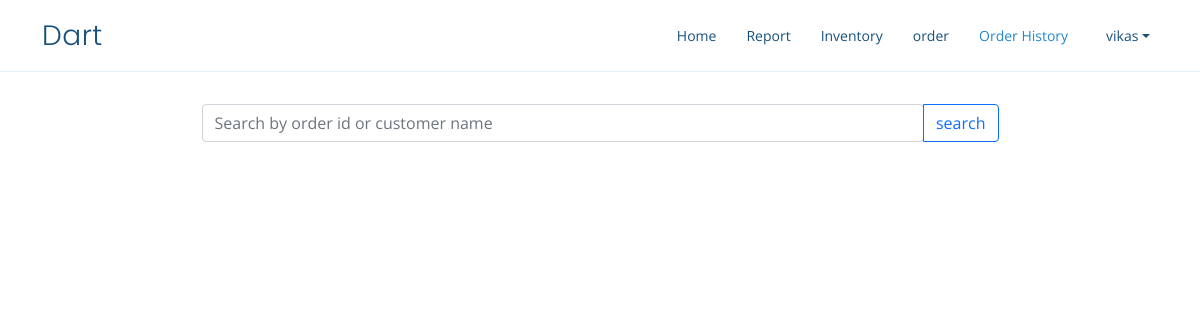
The app's page /order-history (signed in), older data.
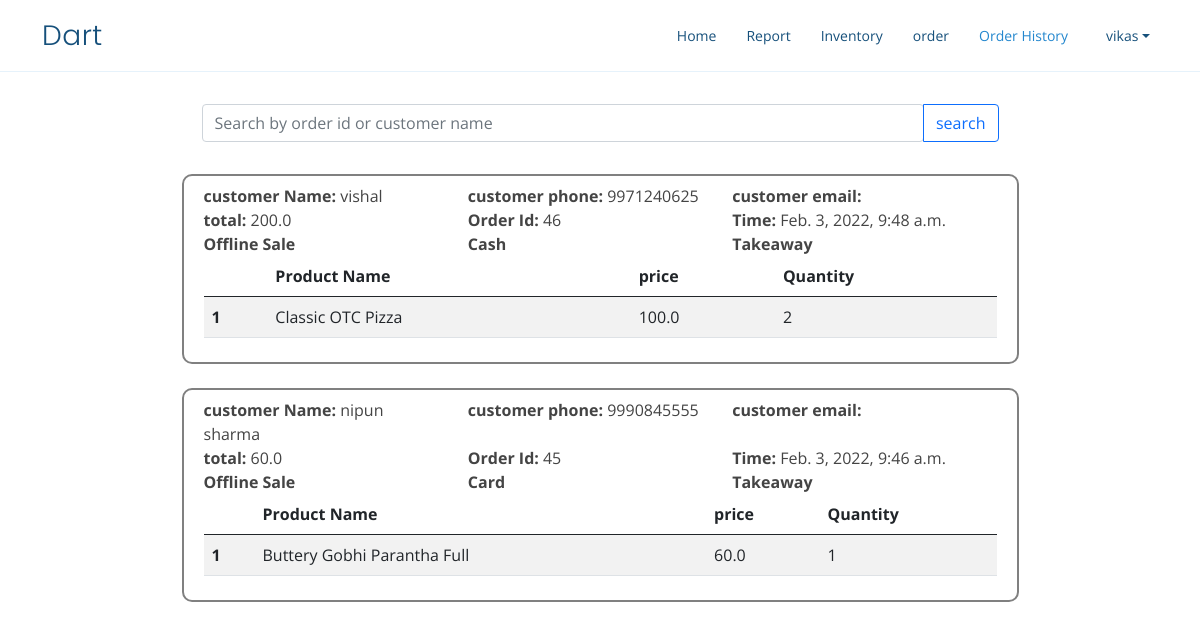
The same page, newer data.
### home/models.py (models this page shows, shortened)
class Order(models.Model):
    user=models.ForeignKey(User,on_delete=models.CASCADE,related_name='order')
    customer = models.ForeignKey(Customer,on_delete=models.SET_NULL,null=True)
    date_created = models.DateTimeField(auto_now_add=True, null=True)
    saleChoices=(
        ('Online Sale','Online Sale'),
        ('Offline Sale','Offline Sale')
    )
    saleType=models.CharField(choices=saleChoices,default='Offline Sale',max_length=15)
    orderStateChoices=(
        ('Dine in','Dine in'),
        ('Takeaway','Takeaway')
    )
    orderState=models.CharField(choices=orderStateChoices,default='Dine in',max_length=15)
    paymentChoices=(
        ('Cash','Cash'),
        ('Amazon Pay','Amazon Pay'),
        ('Google Pay','Google Pay'),
        ('Paytm','Paytm'),
        ('Card','Card')
    )
    payment_method=models.CharField(choices=paymentChoices,default='Cash',max_length=15)
    objects=OrderManager()
    def total(self):
        totalAmount=0
        for orderProduct in self.orderProducts.all():
            totalAmount+=orderProduct.TotalCostProduct()
        return totalAmount

class Customer(models.Model):
    user=models.ForeignKey(User,on_delete=models.CASCADE)
    name = models.CharField(max_length=200, null=True)
    phone = models.CharField(max_length=200, null=True)
    email = models.CharField(max_length=200, null=True,blank=True)
    date_created = models.DateTimeField(auto_now_add=True, null=True)

class OrderProduct(models.Model):
    order=models.ForeignKey(Order,on_delete=models.CASCADE,related_name='orderProducts')
    product=models.ForeignKey(Product,on_delete=models.SET_NULL,null=True,related_name='orderProducts')
    quantity = models.IntegerField(default=1)
    def TotalCostProduct(self):
        return self.product.price*self.quantity

class Product(models.Model):
    name = models.CharField(max_length=200, null=True)
    price = models.FloatField(null=True)
    description = models.CharField(max_length=200, null=True,blank=True)
    unit = models.CharField(max_length=50,null=True,blank=True)
    qty=models.DecimalField( max_digits=10, decimal_places=2)
    date_created = models.DateTimeField(auto_now_add=True, null=True)
    user=models.ForeignKey(User,on_delete=models.CASCADE,related_name='product')
    category=models.ForeignKey(ProductCategory,null=True,blank=True,on_delete=models.CASCADE)

### home/views.py (the view)
# urls.py: path('order-history', views.orderHistory,name='order-history'),
@login_required
def orderHistory(request,id=None):
    if id is None:
        orders=Order.objects.filter(user=request.user).order_by('-date_created')
    else:
        if id.isdigit():
            orders=Order.objects.filter(id=id)
        else:
            orders=Order.objects.filter(customer__name__icontains=id)
    param={'orders':orders}
    return render(request,'order-history.html',param)

### templates/order-history.html (shortened to what this page needs)
{% extends 'base.html' %}
{% block historyActive %}active{% endblock historyActive %}
{% block body %}
<div class="container">
  <div class="row w-75 my-4 px-2 py-2 orderDetails" style="border: none;">
    <div class="input-group">
      <input type="search" id="searchInput" class="form-control rounded" placeholder="Search by order id or customer name" aria-label="Search" aria-describedby="search-addon"/>
      <button type="button" id="searchBtn" onclick=changeUrl() class="btn btn-outline-primary">search</button>
    </div>
  </div>
    {% for order in orders %}
    <div class="row w-75 orderDetails my-4 px-2 py-2">
        <div class="row">
        <div class="col-sm"><b>customer Name: </b><span>{{order.customer.name}}</span></div>
        <div class="col-sm"><b>customer phone: </b><span>{{order.customer.phone}}</span></div>
        <div class="col-sm" id="email"><b>customer email: </b></div>
        </div>
        <div class="row">
            <div class="col-sm-4">
              <b>total: </b><span>{{order.total}}</span>
            </div>
            <div class="col-sm-4">
              <b>Order Id: </b><span>{{order.id}}</span>
            </div>
            <div class="col-sm">
              <b>Time: </b><span>{{order.date_created}}</span>
            </div>
        </div>
        <div class="row">
          <div class="col-sm-4"><b>{{order.saleType}}</b></div>
          <div class="col-sm-4"><b>{{order.payment_method}}</b></div>
          <div class="col-sm-4"><b>{{order.orderState}}</b></div>
        </div>
        <div class="row mx-0">
            <table class="table table-striped table-hover">
                <thead>
                  <tr>
                    <th scope="col"></th>
                    <th scope="col">Product Name</th>
                    <th scope="col">price</th>
                    <th scope="col">Quantity</th>
                  </tr>
                </thead>
                <tbody>
                    {% for orderProduct in order.orderProducts.all %}
                  <tr>
                    <th scope="row">{{forloop.counter}}</th>
                    <td>{{orderProduct.product.name}}</td>
                    <td>{{orderProduct.product.price}}</td>
                    <td>{{orderProduct.quantity}}</td>
                  </tr>
                  {% endfor %}
                </tbody>
              </table>
        </div>
    </div>
    {% endfor %}
</div>
{% endblock body %}

### templates/base.html (shortened to what this page needs)
<!doctype html>
{% load static %}
<html lang="en">
<head>
  <link href="https://cdn.jsdelivr.net/npm/bootstrap@5.0.2/dist/css/bootstrap.min.css" rel="stylesheet"
>
  <link href="{% static 'vendor/aos/aos.css' %}" rel="stylesheet">
  <link href="{% static 'vendor/bootstrap-icons/bootstrap-icons.css' %}" rel="stylesheet">
  <link href="{% static 'vendor/boxicons/css/boxicons.min.css' %}" rel="stylesheet">
  <link href="{% static 'vendor/glightbox/css/glightbox.min.css' %}" rel="stylesheet">
  <link href="{% static 'vendor/remixicon/remixicon.css' %}" rel="stylesheet">
  <link href="{% static 'vendor/swiper/swiper-bundle.min.css' %}" rel="stylesheet">
  <link href={% static 'css/base.css' %} rel="stylesheet">
</head>
<body>
  <header id="header" class="fixed-top">
    <div class="container d-flex align-items-center justify-content-between">
      <h1 class="logo"><a href={% url 'home' %}>Dart</a></h1>
      <nav id="navbar" class="navbar">
        <ul>
          <li><a class="nav-link scrollto {% block homeActive %}{% endblock homeActive %}" href="{% url 'home' %}">Home</a></li>
          <li><a class="nav-link scrollto {% block reportActive %}{% endblock reportActive %}" href="{% url 'report' %}">Report</a></li>
          <li><a class="nav-link scrollto {% block productActive %}{% endblock productActive %}" href="{% url 'product' %}">Inventory</a></li>
          <li><a class="nav-link scrollto o {% block orderActive %}{% endblock orderActive %}" href={% url 'order' %}>order</a></li>
          <li><a class="nav-link scrollto {% block historyActive %}{% endblock historyActive %}" href="{% url 'order-history' %}">Order History</a></li>
          <li class="nav-item dropdown">
            <a class="nav-link dropdown-toggle mx-2" href="#" id="userDropdown" role="button" data-bs-toggle="dropdown"
              aria-expanded="false">{{request.user}}
            </a>
          </li>
        </ul>
      </nav>
    </div>
  </header>
<br>
<br>
<br>
  {% block body %}{% endblock body %}
</body>
</html>

### static/css/base.css (style rules this page uses)
body { font-family: "Open Sans", sans-serif; color: #444444; }
a { color: #2487ce; text-decoration: none; }
h1, h2, h3, h4, h5, h6 { font-family: "Raleway", sans-serif; }
#header { transition: all 0.5s; background: #fff; z-index: 997; padding: 15px 0; border-bottom: 1px solid #e6f2fb; }
#header .logo { font-size: 28px; margin: 0; padding: 0; line-height: 1; font-weight: 300; letter-spacing: 0.5px; font-family: "Poppins", sans-serif; }
#header .logo a { color: #16507b; }
.navbar { padding: 0; }
.navbar ul { margin: 0; padding: 0; display: flex; list-style: none; align-items: center; }
.navbar li { position: relative; }
.navbar a, .navbar a:focus { display: flex; align-items: center; justify-content: space-between; padding: 10px 0 10px 30px; font-size: 14px; color: #16507b; white-space: nowrap; transition: 0.3s; }
.navbar a:hover, .navbar .active, .navbar .active:focus, .navbar li:hover > a { color: #2487ce; }

### templates/order-history.html (style rules this page uses)
.orderDetails { border: 2px solid grey; border-radius: 10px; margin: auto; }

Row changes from the older to the newer data that the page shows:
added Order: customer.name "vishal", customer.phone "9971240625", total "200.0", id "46", date_created "Feb. 3, 2022, 9:48 a.m.", saleType "Offline Sale", payment_method "Cash", orderState "Takeaway"
added OrderProduct: product.name "Classic OTC Pizza", product.price "100.0", quantity "2", shown under "vishal"
added Order: customer.name "nipun sharma", customer.phone "9990845555", total "60.0", id "45", date_created "Feb. 3, 2022, 9:46 a.m.", saleType "Offline Sale", payment_method "Card", orderState "Takeaway"
added OrderProduct: product.name "Buttery Gobhi Parantha Full", product.price "60.0", quantity "1", shown under "nipun sharma"
